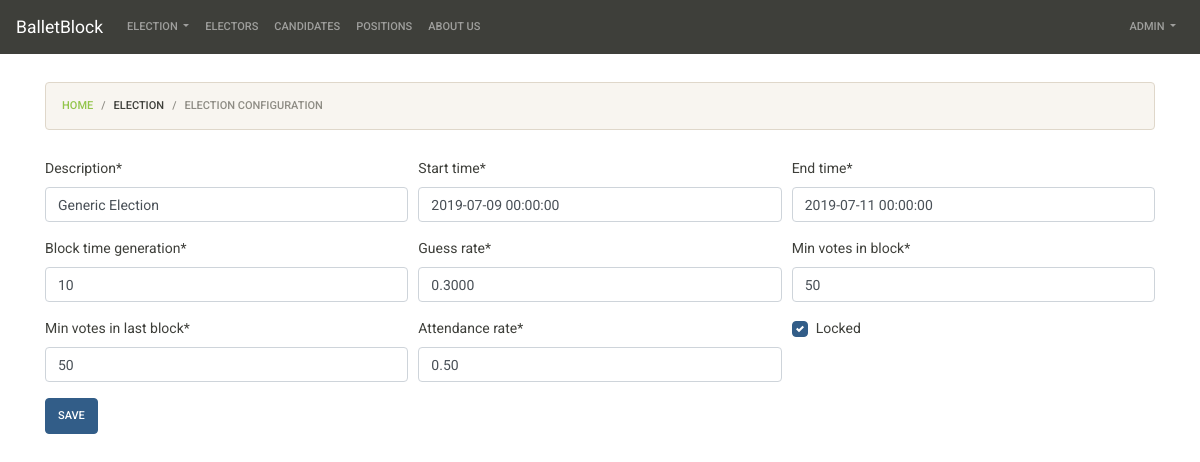
/election/electionconfig/ (signed in), run on an earlier commit of the app's database.
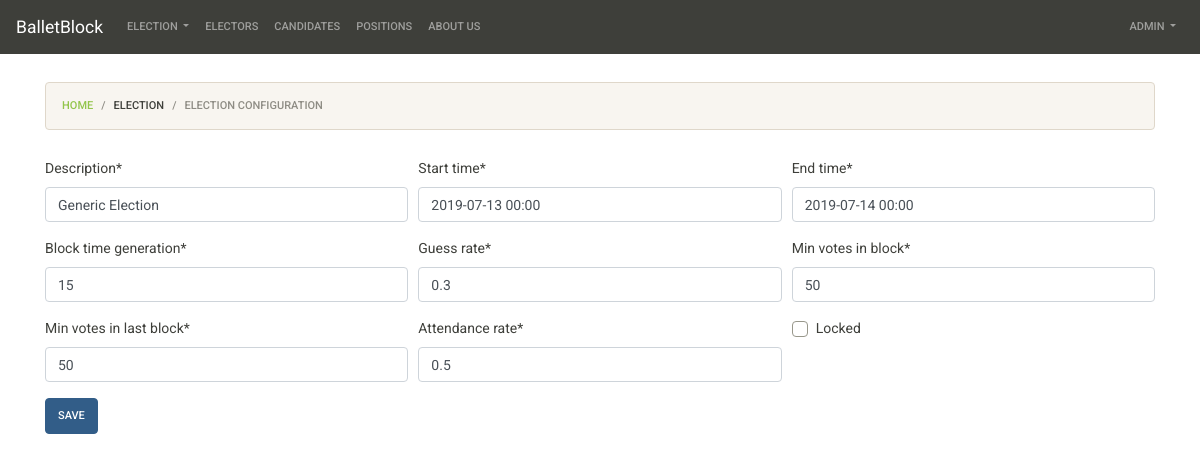
And on a later commit of the database.
### election/models.py (models this page shows, shortened)
class ElectionConfig(models.Model):
    description = models.CharField(max_length=100, null=False, blank=False, default='Generic Election')
    start_time = models.DateTimeField(null=False, blank=False)
    end_time = models.DateTimeField(null=False, blank=False)
    block_time_generation = models.IntegerField(default=15)
    guess_rate = models.DecimalField(null=False, blank=False, max_digits=5,decimal_places=4, validators=[MinValueValidator(Decimal('0.0001')), MaxValueValidator(Decimal('0.9999'))], default=Decimal('0.3'))
    min_votes_in_block = models.IntegerField(null=False, blank=False, default=50)
    min_votes_in_last_block = models.IntegerField(null=False, blank=False, default=50)
    attendance_rate = models.DecimalField(null=False, blank=False, max_digits=3, decimal_places=2, validators=[MinValueValidator(Decimal('0.01')), MaxValueValidator(Decimal('0.99'))], default=Decimal('0.5'))
    locked = models.BooleanField(default=False)

### election/views.py (the view)
# urls.py: path('electionconfig/',views.electionConfiguration, name='electionconfig'),
@staff_member_required
def electionConfiguration(request, template_name='electionconfig.html'):
    ec = None
    if ElectionConfig.objects.all().count() > 0:
        ec = ElectionConfig.objects.filter()[0]
    if request.election_is_occurring:
        form = ElectionConfigForm(instance=ec, readonly=request.election_is_occurring)
        return render(request, template_name, {'form':form})
    if request.POST:
        form = ElectionConfigForm(request.POST, instance=ec, readonly=request.election_is_occurring)
        if form.is_valid():
            form.save()
            msg = 'Election configuration saved'
            messages.success(request, msg)
            return redirect('electionconfig')
        return render(request, template_name, {'form':form})
    else:
        form = ElectionConfigForm(instance=ec)
    return render(request, template_name, {'form':form})

### election/business.py (called while the page is built)
    def getCurrentElectionConfig(self):
        ecs = ElectionConfig.objects.all()
        if ecs.count() > 0:
            return ecs[0]
        return None

    def isOccurring(self):
        ec = self.getCurrentElectionConfig()
        now = datetime.datetime.now()
        if ec:
            if now >= ec.start_time and now <= ec.end_time and ec.locked:
                return True
        return False

### election/context_processors.py (called while the page is built)
def election_context(request):
    context_data = dict()
    context_data['election_is_occurring'] = request.election_is_occurring
    return context_data

### election/templates/electionconfig.html (shortened to what this page needs)
{% extends 'base.html' %}
{% load staticfiles %}
{% load crispy_forms_tags%}
{% block breadcrumb %}
    <nav aria-label="breadcrumb">
        <ol class="breadcrumb">
          <li class="breadcrumb-item"><a href="{% url 'home' %}">Home</a></li>
          <li class="breadcrumb-item">Election</li>
          <li class="breadcrumb-item active" aria-current="page">Election Configuration</li>
        </ol>
    </nav>
{% endblock breadcrumb %}
{% block content %}
    <form method="post" action="{{ request.path }}">
        {% crispy form %}
        {% if not election_is_occurring %}
            <input type="submit" class="btn btn-primary" value="Save">
        {% endif %}
    </form>
{% endblock content %}

What changed in the data, as far as the page shows it:
removed ElectionConfig: description "Generic Election", start_time "2019-07-09 00:00:00", end_time "2019-07-11 00:00:00", block_time_generation "10", guess_rate "0.3000", min_votes_in_block "50", min_votes_in_last_block "50", attendance_rate "0.50"
Also different on the page:
form field description: (not shown) → "Generic Election"
form field start_time: (not shown) → "2019-07-13 00:00"
form field end_time: (not shown) → "2019-07-14 00:00"
form field block_time_generation: (not shown) → "15"
form field guess_rate: (not shown) → "0.3"
form field min_votes_in_block: (not shown) → "50"
form field min_votes_in_last_block: (not shown) → "50"
form field attendance_rate: (not shown) → "0.5"
